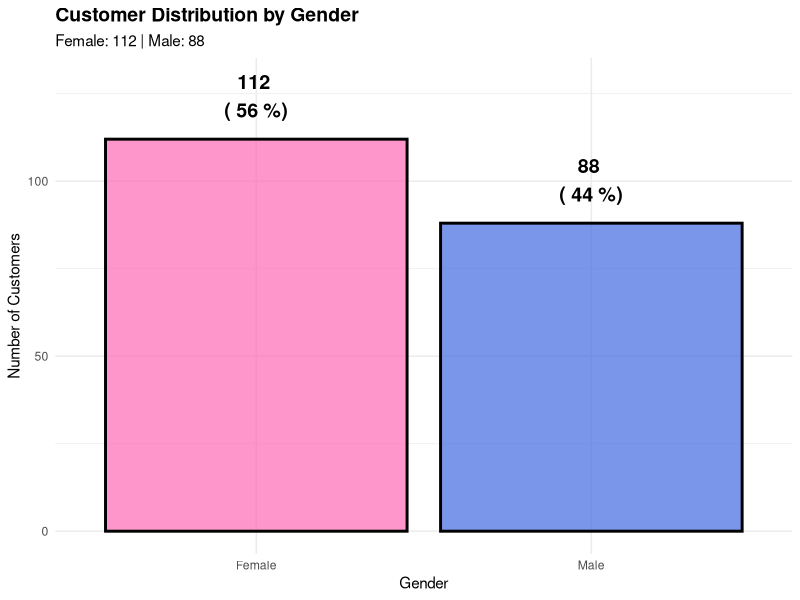
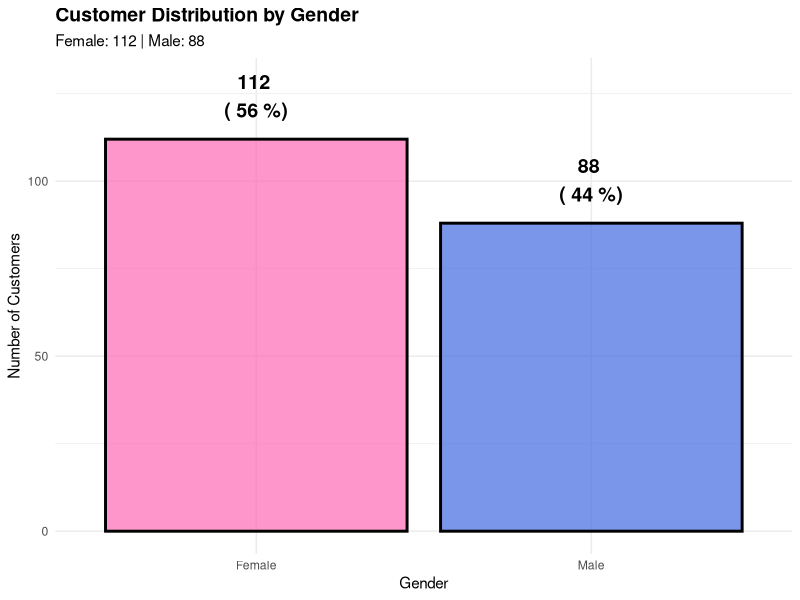

Write R code to recreate these figures, in order.
# ============================================
# TASK 2.5: CATEGORICAL ANALYSIS - GENDER
# ============================================

library(ggplot2)
library(tidyverse)

# Load data
df <- read.csv("data/cleaned/mall_customers_original.csv")

# ========== COUNT GENDER ==========
gender_counts <- df %>% 
  count(Gender) %>%
  arrange(desc(n))

print("Gender Distribution:")
print(gender_counts)

# Calculate percentages
gender_pct <- gender_counts %>%
  mutate(Percentage = round(n / sum(n) * 100, 1))

print("\nGender with Percentages:")
print(gender_pct)

# ========== PLOT: GENDER BARPLOT ==========
p <- ggplot(gender_pct, aes(x = Gender, y = n, fill = Gender)) +
  geom_bar(stat = "identity", alpha = 0.7, color = "black", size = 1) +
  geom_text(aes(label = paste(n, "\n(", Percentage, "%)")), 
            vjust = -0.5, size = 5, fontface = "bold") +
  labs(
    title = "Customer Distribution by Gender",
    x = "Gender",
    y = "Number of Customers",
    subtitle = paste("Female:", gender_pct$n[1], "| Male:", gender_pct$n[2])
  ) +
  scale_y_continuous(limits = c(0, max(gender_pct$n) * 1.15)) +
  scale_fill_manual(values = c("Female" = "#FF69B4", "Male" = "#4169E1")) +
  theme_minimal() +
  theme(
    plot.title = element_text(face = "bold", size = 14),
    axis.title = element_text(size = 11),
    legend.position = "none"
  )

print(p)

# Save
ggsave("eda/plots/07_gender_barplot.png", p, width = 8, height = 6, dpi = 300)
print("✓ Saved: 07_gender_barplot.png")

# ========== STATISTICS ==========
print("\n========== GENDER BREAKDOWN ==========")
print(paste("Total Customers:", sum(gender_counts$n)))
print(paste("Female:", gender_pct$n[gender_pct$Gender == "Female"], "customers"))
print(paste("Male:", gender_pct$n[gender_pct$Gender == "Male"], "customers"))
print(paste("Female %:", gender_pct$Percentage[gender_pct$Gender == "Female"], "%"))
print(paste("Male %:", gender_pct$Percentage[gender_pct$Gender == "Male"], "%"))

print("\n✓ Task 2.5 Complete!")
